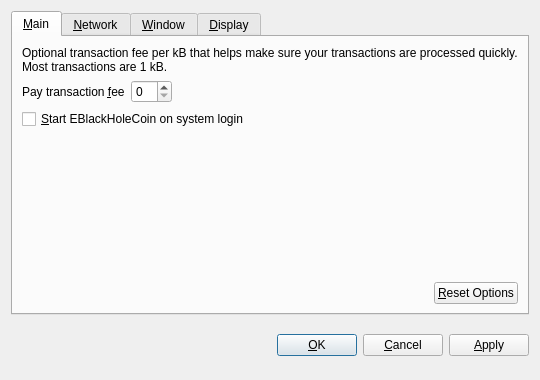
<?xml version="1.0" encoding="UTF-8"?>
<ui version="4.0">
 <class>OptionsDialog</class>
 <widget class="QDialog" name="OptionsDialog">
  <property name="geometry">
   <rect>
    <x>0</x>
    <y>0</y>
    <width>540</width>
    <height>380</height>
   </rect>
  </property>
  <property name="windowTitle">
   <string>Options</string>
  </property>
  <property name="modal">
   <bool>true</bool>
  </property>
  <layout class="QVBoxLayout" name="verticalLayout">
   <item>
    <widget class="QTabWidget" name="tabWidget">
     <property name="tabPosition">
      <enum>QTabWidget::North</enum>
     </property>
     <property name="currentIndex">
      <number>0</number>
     </property>
     <widget class="QWidget" name="tabMain">
      <attribute name="title">
       <string>&amp;Main</string>
      </attribute>
      <layout class="QVBoxLayout" name="verticalLayout_Main">
       <item>
        <widget class="QLabel" name="transactionFeeInfoLabel">
         <property name="text">
          <string>Optional transaction fee per kB that helps make sure your transactions are processed quickly. Most transactions are 1 kB.</string>
         </property>
         <property name="textFormat">
          <enum>Qt::PlainText</enum>
         </property>
         <property name="wordWrap">
          <bool>true</bool>
         </property>
        </widget>
       </item>
       <item>
        <layout class="QHBoxLayout" name="horizontalLayout_1_Main">
         <item>
          <widget class="QLabel" name="transactionFeeLabel">
           <property name="text">
            <string>Pay transaction &amp;fee</string>
           </property>
           <property name="textFormat">
            <enum>Qt::PlainText</enum>
           </property>
           <property name="buddy">
            <cstring>transactionFee</cstring>
           </property>
          </widget>
         </item>
         <item>
          <widget class="BitcoinAmountField" name="transactionFee"/>
         </item>
         <item>
          <spacer name="horizontalSpacer_1_Main">
           <property name="orientation">
            <enum>Qt::Horizontal</enum>
           </property>
           <property name="sizeHint" stdset="0">
            <size>
             <width>40</width>
             <height>20</height>
            </size>
           </property>
          </spacer>
         </item>
        </layout>
       </item>
       <item>
        <widget class="QCheckBox" name="bitcoinAtStartup">
         <property name="toolTip">
          <string>Automatically start EBlackHoleCoin after logging in to the system.</string>
         </property>
         <property name="text">
          <string>&amp;Start EBlackHoleCoin on system login</string>
         </property>
        </widget>
       </item>
       <item>
        <spacer name="verticalSpacer_Main">
         <property name="orientation">
          <enum>Qt::Vertical</enum>
         </property>
         <property name="sizeHint" stdset="0">
          <size>
           <width>20</width>
           <height>40</height>
          </size>
         </property>
        </spacer>
       </item>
       <item>
        <layout class="QHBoxLayout" name="horizontalLayout_2_Main">
         <item>
          <spacer name="horizontalSpacer_2_Main">
           <property name="orientation">
            <enum>Qt::Horizontal</enum>
           </property>
           <property name="sizeHint" stdset="0">
            <size>
             <width>40</width>
             <height>20</height>
            </size>
           </property>
          </spacer>
         </item>
         <item>
          <widget class="QPushButton" name="resetButton">
           <property name="toolTip">
            <string>Reset all client options to default.</string>
           </property>
           <property name="text">
            <string>&amp;Reset Options</string>
           </property>
           <property name="autoDefault">
            <bool>false</bool>
           </property>
          </widget>
         </item>
        </layout>
       </item>
      </layout>
     </widget>
     <widget class="QWidget" name="tabNetwork">
      <attribute name="title">
       <string>&amp;Network</string>
      </attribute>
      <layout class="QVBoxLayout" name="verticalLayout_Network">
       <item>
        <widget class="QCheckBox" name="mapPortUpnp">
         <property name="toolTip">
          <string>Automatically open the EBlackHoleCoin client port on the router. This only works when your router supports UPnP and it is enabled.</string>
         </property>
         <property name="text">
          <string>Map port using &amp;UPnP</string>
         </property>
        </widget>
       </item>
       <item>
        <widget class="QCheckBox" name="connectSocks">
         <property name="toolTip">
          <string>Connect to the EBlackHoleCoin network through a SOCKS proxy (e.g. when connecting through Tor).</string>
         </property>
         <property name="text">
          <string>&amp;Connect through SOCKS proxy:</string>
         </property>
        </widget>
       </item>
       <item>
        <layout class="QHBoxLayout" name="horizontalLayout_Network">
         <item>
          <widget class="QLabel" name="proxyIpLabel">
           <property name="text">
            <string>Proxy &amp;IP:</string>
           </property>
           <property name="textFormat">
            <enum>Qt::PlainText</enum>
           </property>
           <property name="buddy">
            <cstring>proxyIp</cstring>
           </property>
          </widget>
         </item>
         <item>
          <widget class="QValidatedLineEdit" name="proxyIp">
           <property name="maximumSize">
            <size>
             <width>140</width>
             <height>16777215</height>
            </size>
           </property>
           <property name="toolTip">
            <string>IP address of the proxy (e.g. 127.0.0.1)</string>
           </property>
          </widget>
         </item>
         <item>
          <widget class="QLabel" name="proxyPortLabel">
           <property name="text">
            <string>&amp;Port:</string>
           </property>
           <property name="textFormat">
            <enum>Qt::PlainText</enum>
           </property>
           <property name="buddy">
            <cstring>proxyPort</cstring>
           </property>
          </widget>
         </item>
         <item>
          <widget class="QLineEdit" name="proxyPort">
           <property name="maximumSize">
            <size>
             <width>55</width>
             <height>16777215</height>
            </size>
           </property>
           <property name="toolTip">
            <string>Port of the proxy (e.g. 9050)</string>
           </property>
          </widget>
         </item>
         <item>
          <widget class="QLabel" name="socksVersionLabel">
           <property name="text">
            <string>SOCKS &amp;Version:</string>
           </property>
           <property name="textFormat">
            <enum>Qt::PlainText</enum>
           </property>
           <property name="buddy">
            <cstring>socksVersion</cstring>
           </property>
          </widget>
         </item>
         <item>
          <widget class="QValueComboBox" name="socksVersion">
           <property name="toolTip">
            <string>SOCKS version of the proxy (e.g. 5)</string>
           </property>
          </widget>
         </item>
         <item>
          <spacer name="horizontalSpacer_Network">
           <property name="orientation">
            <enum>Qt::Horizontal</enum>
           </property>
           <property name="sizeHint" stdset="0">
            <size>
             <width>40</width>
             <height>20</height>
            </size>
           </property>
          </spacer>
         </item>
        </layout>
       </item>
       <item>
        <spacer name="verticalSpacer_Network">
         <property name="orientation">
          <enum>Qt::Vertical</enum>
         </property>
         <property name="sizeHint" stdset="0">
          <size>
           <width>20</width>
           <height>40</height>
          </size>
         </property>
        </spacer>
       </item>
      </layout>
     </widget>
     <widget class="QWidget" name="tabWindow">
      <attribute name="title">
       <string>&amp;Window</string>
      </attribute>
      <layout class="QVBoxLayout" name="verticalLayout_Window">
       <item>
        <widget class="QCheckBox" name="minimizeToTray">
         <property name="toolTip">
          <string>Show only a tray icon after minimizing the window.</string>
         </property>
         <property name="text">
          <string>&amp;Minimize to the tray instead of the taskbar</string>
         </property>
        </widget>
       </item>
       <item>
        <widget class="QCheckBox" name="minimizeOnClose">
         <property name="toolTip">
          <string>Minimize instead of exit the application when the window is closed. When this option is enabled, the application will be closed only after selecting Quit in the menu.</string>
         </property>
         <property name="text">
          <string>M&amp;inimize on close</string>
         </property>
        </widget>
       </item>
       <item>
        <spacer name="verticalSpacer_Window">
         <property name="orientation">
          <enum>Qt::Vertical</enum>
         </property>
         <property name="sizeHint" stdset="0">
          <size>
           <width>20</width>
           <height>40</height>
          </size>
         </property>
        </spacer>
       </item>
      </layout>
     </widget>
     <widget class="QWidget" name="tabDisplay">
      <attribute name="title">
       <string>&amp;Display</string>
      </attribute>
      <layout class="QVBoxLayout" name="verticalLayout_Display">
       <item>
        <layout class="QHBoxLayout" name="horizontalLayout_1_Display">
         <item>
          <widget class="QLabel" name="langLabel">
           <property name="text">
            <string>User Interface &amp;language:</string>
           </property>
           <property name="textFormat">
            <enum>Qt::PlainText</enum>
           </property>
           <property name="buddy">
            <cstring>lang</cstring>
           </property>
          </widget>
         </item>
         <item>
          <widget class="QValueComboBox" name="lang">
           <property name="toolTip">
            <string>The user interface language can be set here. This setting will take effect after restarting EBlackHoleCoin.</string>
           </property>
          </widget>
         </item>
        </layout>
       </item>
       <item>
        <layout class="QHBoxLayout" name="horizontalLayout_2_Display">
         <item>
          <widget class="QLabel" name="unitLabel">
           <property name="text">
            <string>&amp;Unit to show amounts in:</string>
           </property>
           <property name="textFormat">
            <enum>Qt::PlainText</enum>
           </property>
           <property name="buddy">
            <cstring>unit</cstring>
           </property>
          </widget>
         </item>
         <item>
          <widget class="QValueComboBox" name="unit">
           <property name="toolTip">
            <string>Choose the default subdivision unit to show in the interface and when sending coins.</string>
           </property>
          </widget>
         </item>
        </layout>
       </item>
       <item>
        <widget class="QCheckBox" name="displayAddresses">
         <property name="toolTip">
          <string>Whether to show EBlackHoleCoin addresses in the transaction list or not.</string>
         </property>
         <property name="text">
          <string>&amp;Display addresses in transaction list</string>
         </property>
        </widget>
       </item>
       <item>
        <widget class="QCheckBox" name="coinControlFeatures">
         <property name="toolTip">
          <string>Whether to show coin control features or not.</string>
         </property>
         <property name="text">
          <string>Display coin &amp;control features (experts only!)</string>
         </property>
        </widget>
       </item>
       <item>
        <spacer name="verticalSpacer_Display">
         <property name="orientation">
          <enum>Qt::Vertical</enum>
         </property>
         <property name="sizeHint" stdset="0">
          <size>
           <width>20</width>
           <height>40</height>
          </size>
         </property>
        </spacer>
       </item>
      </layout>
     </widget>
    </widget>
   </item>
   <item>
    <layout class="QHBoxLayout" name="horizontalLayout_Buttons">
     <item>
      <spacer name="horizontalSpacer_1">
       <property name="orientation">
        <enum>Qt::Horizontal</enum>
       </property>
       <property name="sizeHint" stdset="0">
        <size>
         <width>40</width>
         <height>48</height>
        </size>
       </property>
      </spacer>
     </item>
     <item>
      <widget class="QLabel" name="statusLabel">
       <property name="font">
        <font>
         <weight>75</weight>
         <bold>true</bold>
        </font>
       </property>
       <property name="text">
        <string/>
       </property>
       <property name="textFormat">
        <enum>Qt::PlainText</enum>
       </property>
       <property name="wordWrap">
        <bool>true</bool>
       </property>
      </widget>
     </item>
     <item>
      <spacer name="horizontalSpacer_2">
       <property name="orientation">
        <enum>Qt::Horizontal</enum>
       </property>
       <property name="sizeHint" stdset="0">
        <size>
         <width>40</width>
         <height>48</height>
        </size>
       </property>
      </spacer>
     </item>
     <item>
      <widget class="QPushButton" name="okButton">
       <property name="text">
        <string>&amp;OK</string>
       </property>
      </widget>
     </item>
     <item>
      <widget class="QPushButton" name="cancelButton">
       <property name="text">
        <string>&amp;Cancel</string>
       </property>
       <property name="autoDefault">
        <bool>false</bool>
       </property>
      </widget>
     </item>
     <item>
      <widget class="QPushButton" name="applyButton">
       <property name="text">
        <string>&amp;Apply</string>
       </property>
       <property name="autoDefault">
        <bool>false</bool>
       </property>
      </widget>
     </item>
    </layout>
   </item>
  </layout>
 </widget>
 <customwidgets>
  <customwidget>
   <class>BitcoinAmountField</class>
   <extends>QSpinBox</extends>
   <header>bitcoinamountfield.h</header>
  </customwidget>
  <customwidget>
   <class>QValueComboBox</class>
   <extends>QComboBox</extends>
   <header>qvaluecombobox.h</header>
  </customwidget>
  <customwidget>
   <class>QValidatedLineEdit</class>
   <extends>QLineEdit</extends>
   <header>qvalidatedlineedit.h</header>
  </customwidget>
 </customwidgets>
 <resources/>
 <connections/>
</ui>
